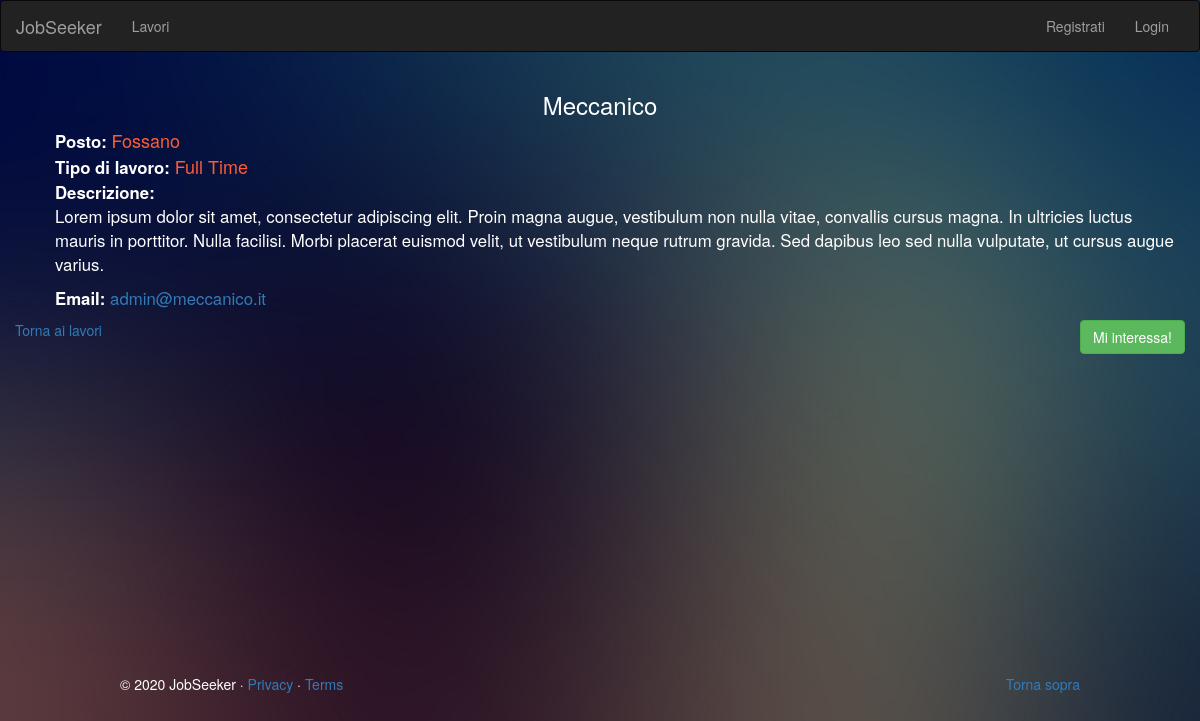
The page /job.php?id=10 on the database its author committed.
### tables this page shows
CREATE TABLE `jobs` (
  `id` int(11) NOT NULL,
  `title` varchar(255) NOT NULL,
  `description` text NOT NULL,
  `location` varchar(255) NOT NULL,
  `category_id` int(11) NOT NULL,
  `contact_email` varchar(255) NOT NULL,
  `job_type` varchar(255) NOT NULL
);

### lib/Database.php (called while the page is built, shortened)
<?php
class Database{
     public $dbhost = DB_HOST;
     public $dbuser = DB_USER;
     public $dbname = DB_NAME;
     public $dbpass = DB_PASS;
     public $link;
    private function connect(){
        $this->link = new mysqli($this->dbhost,$this->dbuser,$this->dbpass,$this->dbname);
    }
    public function select($query){
        $result = $this->link->query($query) or die($this->link->error.__LINE__);
        if ($result->num_rows>0){
            return $result;
        }
        else{
            return false;
        }
    }
}

### job.php (the view, shortened to what this page needs)
<?php include 'includes/header.php'; ?>
 <?php include 'lib/Database.php';?>
 <?php
    $db = new Database();
  if (isset($_GET['id'])){
	  $id = $_GET['id'];
	  $query = "SELECT * FROM jobs WHERE id ='$id'";
	  $result = $db->select($query);
	  $row = $result->fetch_assoc();
  }
 ?>
<div class="col-sm-12">
	<h3 class="text-center"><?php echo $row['title'];?></h3>
			<ul class="detail">
				<li> <strong> Posto: </strong><span id="tag"><?php echo  $row['location'];?></span></li>
				<li> <strong> Tipo di lavoro: </strong><span id="tag"><?php echo $row['job_type']; ?></span></li>
				<li> <strong> Descrizione:</strong><p>
					<?php echo $row['description'] ; ?>
				 </p>
				</li>
				<li><strong>Email:</strong><a href="mailto:<?php echo $row['contact_email'];?>">
				<?php echo $row['contact_email'];?></a></li>
			</ul>
	<?php if(isset($_SESSION['user'])): ?>
			<a onclick="window.alert('La tua richiesta è stata inviata con successo!')">
				<button style="float: right;" class="btn btn-success">Mi interessa!</button>
			</a>
		<?php else : ?>
		<a href="login.php">
			<button style="float: right;" class="btn btn-success">Mi interessa!</button>
		</a>
	    <?php endif; ?>
			<p><a href="jobs.php">Torna ai lavori</a></p>
</div>
<?php include 'includes/footer.php'; ?>

### css/style.css (style rules this page uses)
body { padding-bottom: 40px; color: #5a5a5a; }
li { list-style: none; }
a { text-decoration-style: none; }

### includes/header.php (style rules this page uses)
body { background: url(img/32.jpg); background-size: 100% 100%; background-repeat: no-repeat; color: #ffffff; }

### job.php (style rules this page uses)
.detail { font-size: 1.2em; }
#tag { color: #ff5c33; font-size: large; }

### rows shown on the page
jobs: title "Meccanico", location "Fossano", job_type "Full Time", description "Lorem ipsum dolor sit amet, consectetur adipiscing elit. Proin magna augue, vestibulum non nulla vitae, convallis cursus magna. In ultricies luctus mauris in porttitor. Nulla facilisi. Morbi placerat euismod velit, ut vestibulum neque rutrum gravida. Sed dapibus leo sed nulla vulputate, ut cursus augue varius.", contact_email "admin@meccanico.it"
